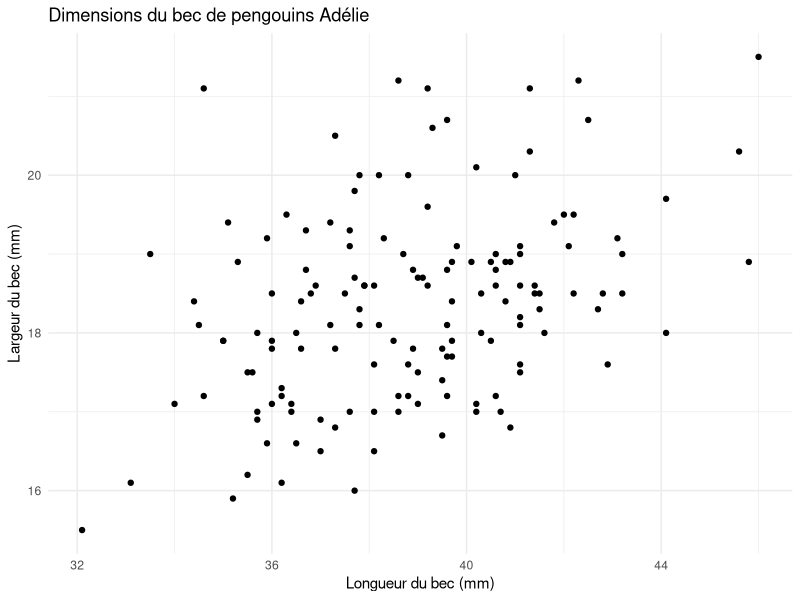
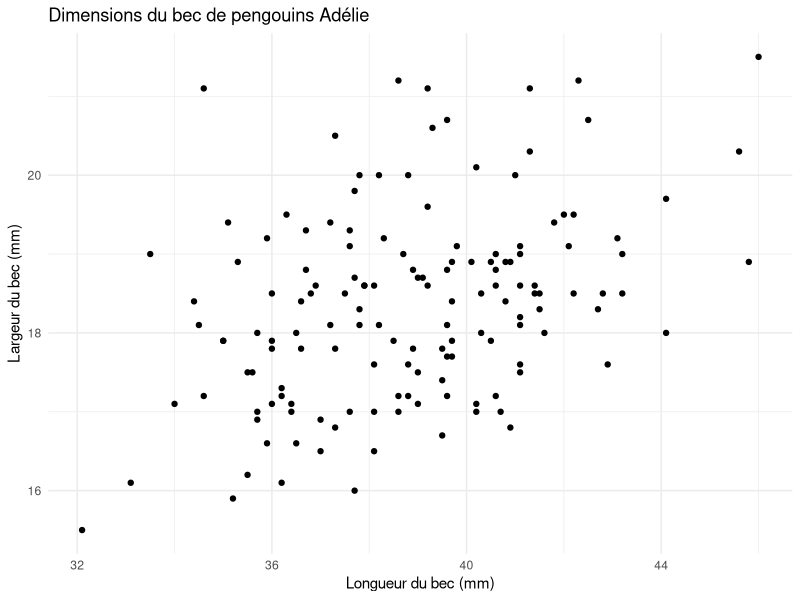
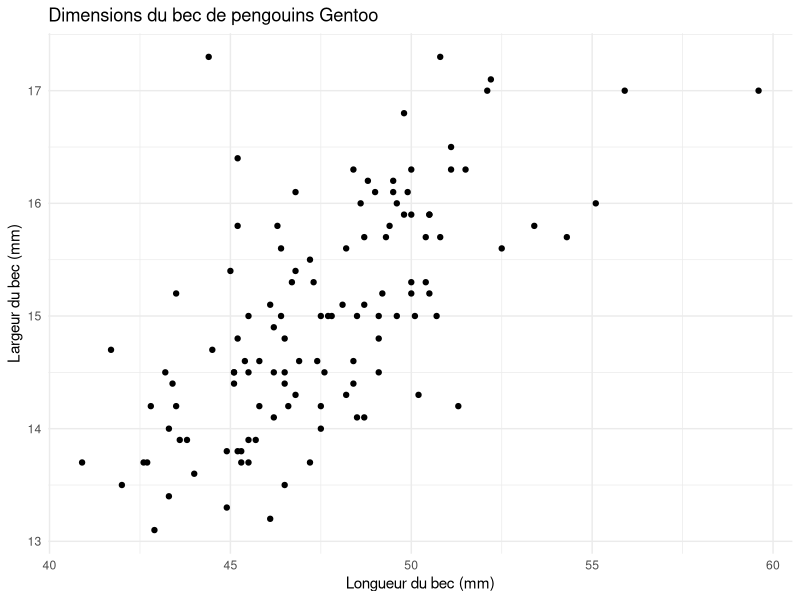
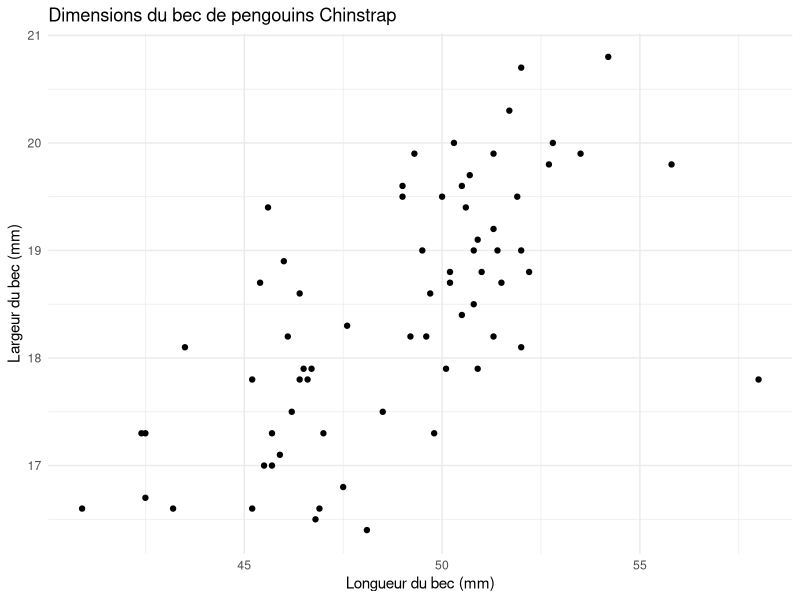
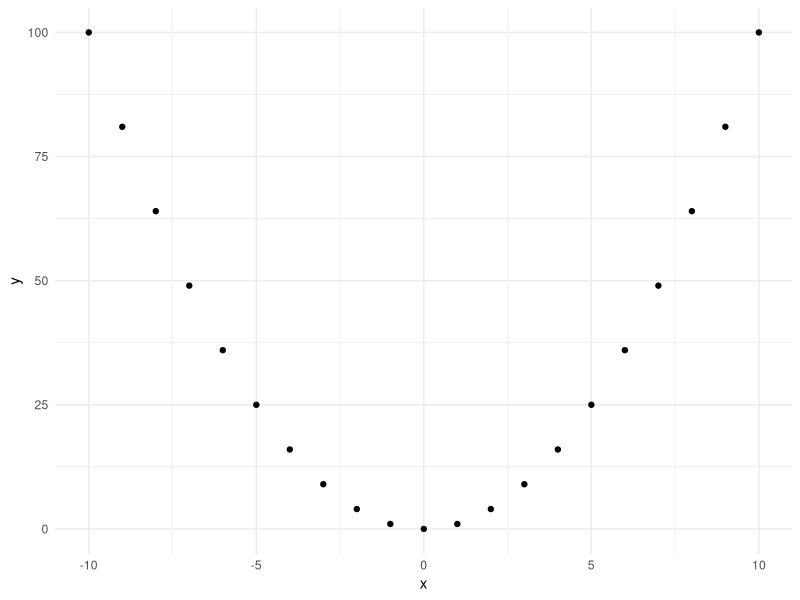
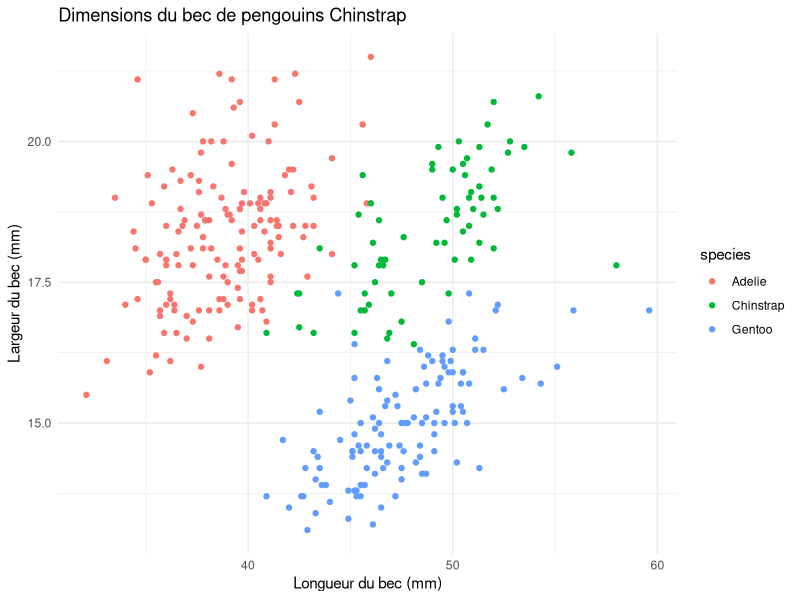
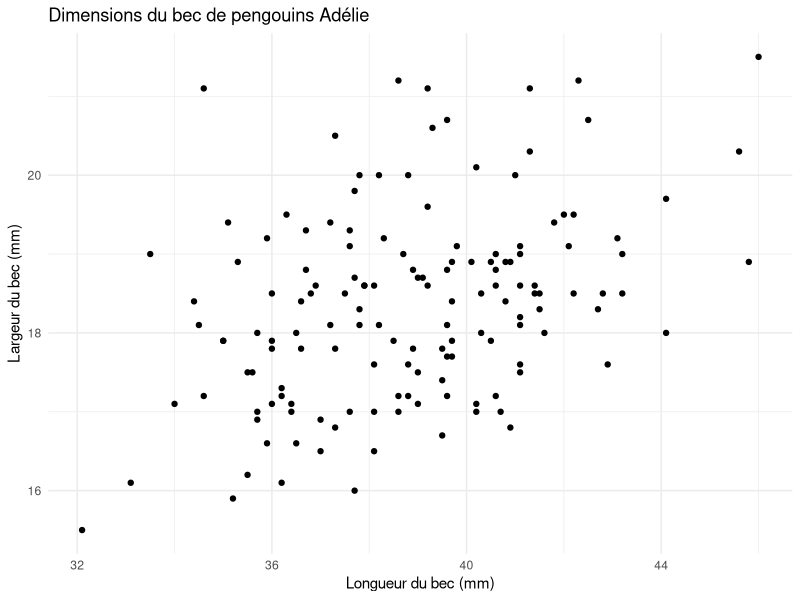
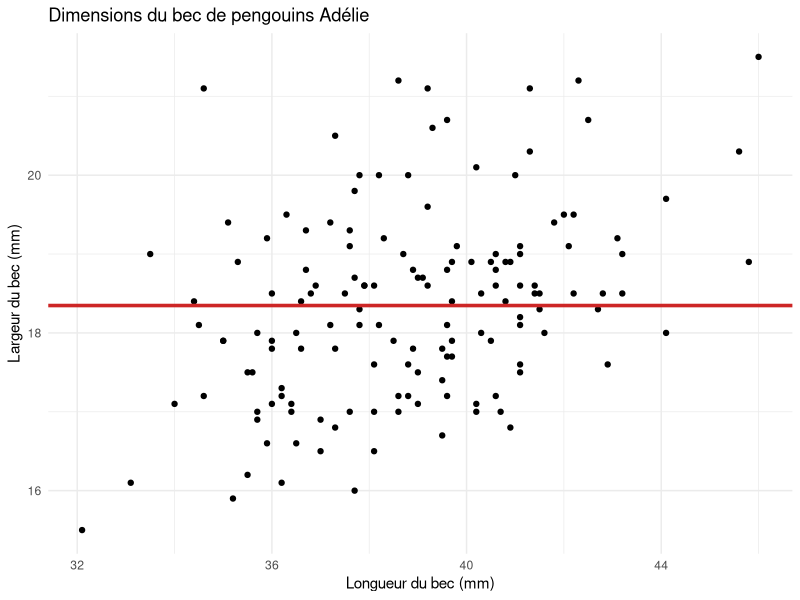

The R source for these figures, in order:
## ---- chunk 1
library("ggplot2")
library(MASS)
## ---- chunk 2
library(palmerpenguins)
penguins <- na.omit(penguins)
## ---- chunk 3
adelie <- subset(penguins, species == "Adelie")
ggplot(data = adelie,
       aes(x = bill_length_mm,
           y = bill_depth_mm)) +
  geom_point() +
  theme_minimal() +
  xlab("Longueur du bec (mm)") +
  ylab("Largeur du bec (mm)") +
  ggtitle("Dimensions du bec de pengouins Adélie")
## ---- chunk 4
ggplot(data = adelie,
       aes(x = bill_length_mm,
           y = bill_depth_mm)) +
  geom_point() +
  theme_minimal() +
  xlab("Longueur du bec (mm)") +
  ylab("Largeur du bec (mm)") +
  ggtitle("Dimensions du bec de pengouins Adélie")
## ---- chunk 5
gentoo <- subset(penguins, species == "Gentoo")
ggplot(data = gentoo,
       aes(x = bill_length_mm,
           y = bill_depth_mm)) +
  geom_point() +
  theme_minimal() +
  xlab("Longueur du bec (mm)") +
  ylab("Largeur du bec (mm)") +
  ggtitle("Dimensions du bec de pengouins Gentoo")
## ---- chunk 6
chinstrap <- subset(penguins, species == "Chinstrap")
ggplot(data = chinstrap,
       aes(x = bill_length_mm,
           y = bill_depth_mm)) +
  geom_point() +
  theme_minimal() +
  xlab("Longueur du bec (mm)") +
  ylab("Largeur du bec (mm)") +
  ggtitle("Dimensions du bec de pengouins Chinstrap")
## ---- chunk 7
x <- seq(-10, 10, 1)
dummy <- data.frame(x = x, y = x^2)
ggplot(data = dummy, aes(x = x, y = y)) +
  geom_point() +
  theme_minimal()
## ---- chunk 8
ggplot(data = penguins,
       aes(x = bill_length_mm,
           y = bill_depth_mm,
           color = species)) +
  geom_point() +
  theme_minimal() +
  xlab("Longueur du bec (mm)") +
  ylab("Largeur du bec (mm)") +
  ggtitle("Dimensions du bec de pengouins Chinstrap")
## ---- chunk 9
ggplot(data = adelie,
       aes(x = bill_length_mm,
           y = bill_depth_mm)) +
  geom_point() +
  theme_minimal() +
  xlab("Longueur du bec (mm)") +
  ylab("Largeur du bec (mm)") +
  ggtitle("Dimensions du bec de pengouins Adélie")
## ---- chunk 10
ggplot(data = adelie,
       aes(x = bill_length_mm,
           y = bill_depth_mm)) +
  geom_point() +
  theme_minimal() +
  xlab("Longueur du bec (mm)") +
  ylab("Largeur du bec (mm)") +
  ggtitle("Dimensions du bec de pengouins Adélie") + 
  geom_hline(yintercept = mean(adelie$bill_depth_mm), color = "firebrick3", size = 1.2)
## ---- chunk 11
ggplot(data = adelie,
       aes(x = bill_length_mm,
           y = bill_depth_mm)) +
  geom_point() +
  theme_minimal() +
  xlab("Longueur du bec (mm)") +
  ylab("Largeur du bec (mm)") +
  ggtitle("Dimensions du bec de pengouins Adélie") + 
  geom_abline(intercept = 0, slope = 0.5, color = "firebrick3", size = 1.2)
## ---- chunk 12
ggplot(data = adelie,
       aes(x = bill_length_mm,
           y = bill_depth_mm)) +
  geom_point() +
  theme_minimal() +
  xlab("Longueur du bec (mm)") +
  ylab("Largeur du bec (mm)") +
  ggtitle("Dimensions du bec de pengouins Adelie") + 
  geom_smooth(method = "lm", se = FALSE, color = "firebrick3", size = 1.2)
## ---- chunk 13
set.seed(1289)
n <- 10
x <- runif(n)
y <- 2 + 3*x + rnorm(n)
sim <- data.frame(y = y, x = x)
## ---- chunk 14
ggplot(sim, aes(x = x, y = y)) +
  geom_point() +
  theme_minimal() +
  geom_hline(yintercept = mean(y), color = "firebrick3", size = 1.2) +
  geom_segment(aes(x = x, y = y, xend = x, yend = mean(y))) +
  coord_cartesian(xlim = c(0.1, 1), ylim = c(1, 7))
## ---- chunk 15
ggplot(sim, aes(x = x, y = y)) +
  geom_point() +
  theme_minimal() +
  geom_abline(intercept = 0, slope = 7, color = "firebrick3", size = 1.2) +
  # geom_segment(aes(x = x, y = y, xend = x, yend = predict(lm(y ~ x))))
  geom_segment(aes(x = x, y = y, xend = x, yend = 7 * x)) +
  coord_cartesian(xlim = c(0.1, 1), ylim = c(1, 7))
## ---- chunk 16
ggplot(sim, aes(x = x, y = y)) +
  geom_point() +
  theme_minimal() +
  geom_smooth(method = "lm", se = FALSE, color = "firebrick3", size = 1.2) +
  geom_segment(aes(x = x, y = y, xend = x, yend = predict(lm(y ~ x)))) +
  coord_cartesian(xlim = c(0.1, 1), ylim = c(1, 7))
## ---- chunk 17
lm(bill_depth_mm ~ bill_length_mm, data = penguins)
## ---- chunk 18
ggplot(data = penguins, aes(x = bill_length_mm, y = bill_depth_mm)) +
  geom_point() +
  geom_smooth(method = "lm", se = FALSE)
## ---- chunk 19
ggplot(data = penguins, aes(x = bill_length_mm, y = bill_depth_mm,
                            color = species)) +
  geom_point() +
  geom_smooth(method = "lm", se = FALSE)
## ---- chunk 20
ggplot(data = penguins, aes(x = bill_length_mm, y = bill_depth_mm,
                            color = species)) +
  geom_point() +
  geom_smooth(method = "lm")
## ---- chunk 21
ggplot(Cars93) +
  aes(x = Price, y = Fuel.tank.capacity) +
  geom_point() +
  geom_smooth(method = "lm")
## ---- chunk 22
ggplot(Cars93) +
  aes(x = Price, y = Fuel.tank.capacity) +
  geom_point() +
  geom_smooth()
## ---- chunk 23
ggplot(Cars93) +
  aes(x = Price, y = Fuel.tank.capacity) +
  geom_point() +
  geom_smooth(method = "loess",
              se = FALSE)
